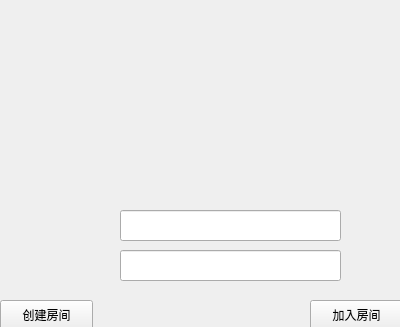
<?xml version="1.0" encoding="UTF-8"?>
<ui version="4.0">
 <class>login</class>
 <widget class="QWidget" name="login">
  <property name="geometry">
   <rect>
    <x>0</x>
    <y>0</y>
    <width>400</width>
    <height>327</height>
   </rect>
  </property>
  <property name="windowTitle">
   <string>login</string>
  </property>
  <property name="styleSheet">
   <string notr="true"/>
  </property>
  <widget class="QLabel" name="nameLable">
   <property name="geometry">
    <rect>
     <x>70</x>
     <y>210</y>
     <width>41</width>
     <height>31</height>
    </rect>
   </property>
   <property name="font">
    <font>
     <pointsize>11</pointsize>
    </font>
   </property>
   <property name="styleSheet">
    <string notr="true">image: url(:/new/login/icon/name.png);</string>
   </property>
   <property name="text">
    <string/>
   </property>
  </widget>
  <widget class="QLabel" name="ipLabel">
   <property name="geometry">
    <rect>
     <x>70</x>
     <y>250</y>
     <width>41</width>
     <height>31</height>
    </rect>
   </property>
   <property name="font">
    <font>
     <pointsize>11</pointsize>
    </font>
   </property>
   <property name="styleSheet">
    <string notr="true">image: url(:/new/login/icon/IP.png);</string>
   </property>
   <property name="text">
    <string/>
   </property>
  </widget>
  <widget class="QPushButton" name="createPushButton">
   <property name="geometry">
    <rect>
     <x>0</x>
     <y>300</y>
     <width>93</width>
     <height>30</height>
    </rect>
   </property>
   <property name="text">
    <string>创建房间</string>
   </property>
  </widget>
  <widget class="QPushButton" name="joinPushButton">
   <property name="geometry">
    <rect>
     <x>310</x>
     <y>300</y>
     <width>93</width>
     <height>30</height>
    </rect>
   </property>
   <property name="text">
    <string>加入房间</string>
   </property>
  </widget>
  <widget class="QLabel" name="headPortraitLabel">
   <property name="geometry">
    <rect>
     <x>160</x>
     <y>120</y>
     <width>91</width>
     <height>81</height>
    </rect>
   </property>
   <property name="text">
    <string/>
   </property>
  </widget>
  <widget class="QLabel" name="backgroundLabel">
   <property name="geometry">
    <rect>
     <x>0</x>
     <y>0</y>
     <width>401</width>
     <height>201</height>
    </rect>
   </property>
   <property name="styleSheet">
    <string notr="true"/>
   </property>
   <property name="text">
    <string/>
   </property>
  </widget>
  <widget class="QLineEdit" name="nameLineEdit">
   <property name="geometry">
    <rect>
     <x>120</x>
     <y>210</y>
     <width>221</width>
     <height>31</height>
    </rect>
   </property>
  </widget>
  <widget class="QLineEdit" name="ipLineEdit">
   <property name="geometry">
    <rect>
     <x>120</x>
     <y>250</y>
     <width>221</width>
     <height>31</height>
    </rect>
   </property>
  </widget>
  <zorder>backgroundLabel</zorder>
  <zorder>nameLable</zorder>
  <zorder>ipLabel</zorder>
  <zorder>createPushButton</zorder>
  <zorder>joinPushButton</zorder>
  <zorder>nameLineEdit</zorder>
  <zorder>ipLineEdit</zorder>
  <zorder>headPortraitLabel</zorder>
 </widget>
 <layoutdefault spacing="6" margin="11"/>
 <resources/>
 <connections/>
</ui>
